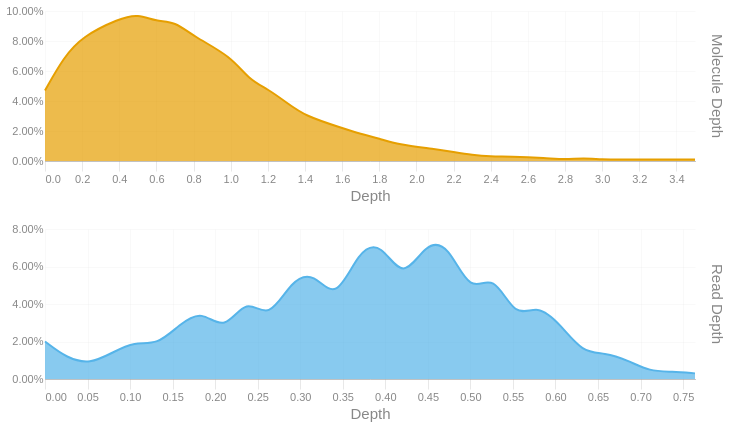

Source (notebook cell):
### Code cell
readdep = depth_hist(tb['Read Depth'], q99, 3)
readdep = readdep.with_columns(pl.lit('Read Depth').alias('Metric'))
if not SKIPLR:
    moldep = depth_hist(tb['Molecule Depth'], mol_q99, 1)
    moldep = moldep.with_columns(pl.lit('Molecule Depth').alias('Metric'))
    _hist = pl.concat([readdep, moldep])
    _hist = _hist.filter(pl.col('Proportion') != 0)
    with SafeRender(_hist):
        (
            alt.Chart(_hist)        
            .mark_area(interpolate = "basis")
            .encode(
                x=alt.X('Bin:Q').scale(domainMin=0).axis(alt.Axis(title='Depth')),
                y = alt.Y('Proportion:Q', title = None).axis(format = '.2%'),
                color = alt.Color('Metric:N').legend(None),
                row = alt.Row("Metric:N").header(title = None, labelOrient = 'right'),
                tooltip = [
                    alt.Tooltip("Metric:N", title = "Metric"),
                    alt.Tooltip('Interval:N', title = "Depth Interval"),
                    alt.Tooltip('Proportion:Q', title = "% Alignments").format('.2%')
                ]
            )
            .resolve_scale(x='independent', y='independent')
            .properties(
                height = 150, width = 650,
                usermeta={'embedOptions': {'downloadFileName': f'{samplename}.depth.hist'}}
            )
        ).display()
else:
    readdep = readdep.filter(pl.col('Proportion') != 0)
    with SafeRender(readdep):
        (
            alt.Chart(readdep)        
            .mark_area(interpolate = "basis")
            .encode(
                x=alt.X('Bin:Q').scale(domainMin=0).axis(alt.Axis(title='Depth')),
                y = alt.Y('Proportion:Q', title = None).axis(format = '.2%'),
                tooltip = [
                    alt.Tooltip('Interval:N', title = "Depth Interval"),
                    alt.Tooltip('Proportion:Q', title = "% Alignments").format('.2%')
                ]
            )
            .properties(
                usermeta={'embedOptions': {'downloadFileName': f'{samplename}.depth.hist'}}
            )
        ).display()

### Figure 1 — Vega-Lite specification as saved in the notebook (floating-point values rounded to 4 significant figures)
{"width": 650, "height": 150, "config": {"title": {"anchor": "start", "dy": -15, "fontSize": 18, "color": "#888888", "subtitleColor": "#888888", "subtitleFontSize": 14}, "arc": {"fill": "#0072B2"}, "axis": {"domainColor": "#888888", "domainWidth": 0.5, "gridWidth": 0.2, "grid": false, "titleFontWeight": 400, "titleFontSize": 15, "labelFontSize": 11, "labelColor": "#888888", "tickColor": "#888888", "tickWidth": 0.2, "titleColor": "#888888"}, "axisBand": {"grid": false}, "axisX": {"grid": true, "tickSize": 10, "domainCap": "round"}, "axisY": {"domain": false, "grid": true, "tickSize": 0, "domainCap": "round"}, "background": "transparent", "header": {"labelFontSize": 15, "labelColor": "#888888", "titleFontSize": 15, "titleFontWeight": 600, "titleColor": "#888888"}, "legend": {"labelFont": "sans-serif", "labelFontSize": 12, "labelColor": "#888888", "symbolSize": 100, "symbolType": "circle", "titleFontSize": 12, "titlePadding": 10, "titleColor": "#888888", "title": null}, "range": {"category": ["#E69F00", "#56B4E9", "#009E73", "#F0E442", "#0072B2", "#D55E00", "#CC79A7", "#000000"], "diverging": ["#cfe8f3", "#a2d4ec", "#73bfe2", "#46abdb", "#1696d2", "#12719e"]}, "area": {"fill": "#0072B2", "fillOpacity": 0.7, "line": true, "strokeOpacity": 0.7}, "line": {"color": "#0072B2", "stroke": "#0072B2", "strokeWidth": 2}, "trail": {"color": "#0072B2", "stroke": "#0072B2", "strokeWidth": 0, "size": 1}, "point": {"filled": true, "fillOpacity": 1.0, "size": 95}, "text": {"color": "#888888", "fontSize": 11, "align": "right", "fontWeight": 400, "size": 11}, "bar": {"fill": "#0072B2", "stroke": null}, "view": {"stroke": null, "continuousWidth": 660, "continuousHeight": 400}}, "data": {"name": "data-1c85ec767d1052625e94150d01580152"}, "mark": {"type": "area", "interpolate": "basis"}, "encoding": {"color": {"field": "Metric", "legend": null, "type": "nominal"}, "row": {"field": "Metric", "header": {"title": null, "labelOrient": "right"}, "type": "nominal"}, "tooltip": [{"field": "Metric", "title": "Metric", "type": "nominal"}, {"field": "Interval", "title": "Depth Interval", "type": "nominal"}, {"field": "Proportion", "format": ".2%", "title": "% Alignments", "type": "quantitative"}], "x": {"axis": {"title": "Depth"}, "field": "Bin", "scale": {"domainMin": 0}, "type": "quantitative"}, "y": {"axis": {"format": ".2%"}, "field": "Proportion", "title": null, "type": "quantitative"}}, "resolve": {"scale": {"x": "independent", "y": "independent"}}, "usermeta": {"embedOptions": {"downloadFileName": "S6_Annis_4790.depth.hist"}}, "$schema": "https://vega.github.io/schema/vega-lite/v6.1.0.json", "datasets": {"data-1c85ec767d1052625e94150d01580152": [{"Bin": 0.0, "Interval": "0.0-0.026", "Proportion": 0.02, "Metric": "Read Depth"}, {"Bin": 0.026, "Interval": "0.026-0.053", "Proportion": 0.011, "Metric": "Read Depth"}, {"Bin": 0.053, "Interval": "0.053-0.079", "Proportion": 0.008, "Metric": "Read Depth"}, {"Bin": 0.079, "Interval": "0.079-0.105", "Proportion": 0.014, "Metric": "Read Depth"}, {"Bin": 0.105, "Interval": "0.105-0.132", "Proportion": 0.02, "Metric": "Read Depth"}, {"Bin": 0.132, "Interval": "0.132-0.158", "Proportion": 0.018, "Metric": "Read Depth"}, {"Bin": 0.158, "Interval": "0.158-0.184", "Proportion": 0.029, "Metric": "Read Depth"}, {"Bin": 0.184, "Interval": "0.184-0.211", "Proportion": 0.037, "Metric": "Read Depth"}, {"Bin": 0.211, "Interval": "0.211-0.237", "Proportion": 0.025, "Metric": "Read Depth"}, {"Bin": 0.237, "Interval": "0.237-0.263", "Proportion": 0.044, "Metric": "Read Depth"}, {"Bin": 0.263, "Interval": "0.263-0.29", "Proportion": 0.031, "Metric": "Read Depth"}, {"Bin": 0.29, "Interval": "0.29-0.316", "Proportion": 0.053, "Metric": "Read Depth"}, {"Bin": 0.316, "Interval": "0.316-0.342", "Proportion": 0.057, "Metric": "Read Depth"}, {"Bin": 0.342, "Interval": "0.342-0.369", "Proportion": 0.041, "Metric": "Read Depth"}, {"Bin": 0.369, "Interval": "0.369-0.395", "Proportion": 0.069, "Metric": "Read Depth"}, {"Bin": 0.395, "Interval": "0.395-0.421", "Proportion": 0.073, "Metric": "Read Depth"}, {"Bin": 0.421, "Interval": "0.421-0.448", "Proportion": 0.052, "Metric": "Read Depth"}, {"Bin": 0.448, "Interval": "0.448-0.474", "Proportion": 0.073, "Metric": "Read Depth"}, {"Bin": 0.474, "Interval": "0.474-0.5", "Proportion": 0.072, "Metric": "Read Depth"}, {"Bin": 0.5, "Interval": "0.5-0.527", "Proportion": 0.045, "Metric": "Read Depth"}, {"Bin": 0.527, "Interval": "0.527-0.553", "Proportion": 0.057, "Metric": "Read Depth"}, {"Bin": 0.553, "Interval": "0.553-0.579", "Proportion": 0.032, "Metric": "Read Depth"}, {"Bin": 0.579, "Interval": "0.579-0.606", "Proportion": 0.04, "Metric": "Read Depth"}, {"Bin": 0.606, "Interval": "0.606-0.632", "Proportion": 0.029, "Metric": "Read Depth"}, {"Bin": 0.632, "Interval": "0.632-0.658", "Proportion": 0.014, "Metric": "Read Depth"}, {"Bin": 0.658, "Interval": "0.658-0.685", "Proportion": 0.014, "Metric": "Read Depth"}, {"Bin": 0.685, "Interval": "0.685-0.711", "Proportion": 0.01, "Metric": "Read Depth"}, {"Bin": 0.711, "Interval": "0.711-0.737", "Proportion": 0.004, "Metric": "Read Depth"}, {"Bin": 0.737, "Interval": "0.737-0.764", "Proportion": 0.004, "Metric": "Read Depth"}, {"Bin": 0.764, "Interval": "0.764-0.79", "Proportion": 0.003, "Metric": "Read Depth"}, {"Bin": 0.0, "Interval": "0.0-0.1", "Proportion": 0.047, "Metric": "Molecule Depth"}, {"Bin": 0.1, "Interval": "0.1-0.2", "Proportion": 0.069, "Metric": "Molecule Depth"}, {"Bin": 0.2, "Interval": "0.2-0.4", "Proportion": 0.083, "Metric": "Molecule Depth"}, {"Bin": 0.4, "Interval": "0.4-0.5", "Proportion": 0.095, "Metric": "Molecule Depth"}, {"Bin": 0.5, "Interval": "0.5-0.6", "Proportion": 0.098, "Metric": "Molecule Depth"}, {"Bin": 0.6, "Interval": "0.6-0.7", "Proportion": 0.093, "Metric": "Molecule Depth"}, {"Bin": 0.7, "Interval": "0.7-0.8", "Proportion": 0.093, "Metric": "Molecule Depth"}, {"Bin": 0.8, "Interval": "0.8-1.0", "Proportion": 0.083, "Metric": "Molecule Depth"}, {"Bin": 1.0, "Interval": "1.0-1.1", "Proportion": 0.07, "Metric": "Molecule Depth"}, {"Bin": 1.1, "Interval": "1.1-1.2", "Proportion": 0.054, "Metric": "Molecule Depth"}, {"Bin": 1.2, "Interval": "1.2-1.3", "Proportion": 0.048, "Metric": "Molecule Depth"}, {"Bin": 1.3, "Interval": "1.3-1.4", "Proportion": 0.039, "Metric": "Molecule Depth"}, {"Bin": 1.4, "Interval": "1.4-1.6", "Proportion": 0.03, "Metric": "Molecule Depth"}, {"Bin": 1.6, "Interval": "1.6-1.7", "Proportion": 0.022, "Metric": "Molecule Depth"}, {"Bin": 1.7, "Interval": "1.7-1.8", "Proportion": 0.018, "Metric": "Molecule Depth"}, {"Bin": 1.8, "Interval": "1.8-1.9", "Proportion": 0.015, "Metric": "Molecule Depth"}, {"Bin": 1.9, "Interval": "1.9-2.1", "Proportion": 0.011, "Metric": "Molecule Depth"}, {"Bin": 2.1, "Interval": "2.1-2.2", "Proportion": 0.008, "Metric": "Molecule Depth"}, {"Bin": 2.2, "Interval": "2.2-2.3", "Proportion": 0.006, "Metric": "Molecule Depth"}, {"Bin": 2.3, "Interval": "2.3-2.4", "Proportion": 0.004, "Metric": "Molecule Depth"}, {"Bin": 2.4, "Interval": "2.4-2.5", "Proportion": 0.003, "Metric": "Molecule Depth"}, {"Bin": 2.5, "Interval": "2.5-2.7", "Proportion": 0.003, "Metric": "Molecule Depth"}, {"Bin": 2.7, "Interval": "2.7-2.8", "Proportion": 0.002, "Metric": "Molecule Depth"}, {"Bin": 2.8, "Interval": "2.8-2.9", "Proportion": 0.001, "Metric": "Molecule Depth"}, {"Bin": 2.9, "Interval": "2.9-3.0", "Proportion": 0.002, "Metric": "Molecule Depth"}, {"Bin": 3.0, "Interval": "3.0-3.1", "Proportion": 0.001, "Metric": "Molecule Depth"}, {"Bin": 3.1, "Interval": "3.1-3.3", "Proportion": 0.001, "Metric": "Molecule Depth"}, {"Bin": 3.3, "Interval": "3.3-3.4", "Proportion": 0.001, "Metric": "Molecule Depth"}, {"Bin": 3.5, "Interval": "3.5-3.62", "Proportion": 0.001, "Metric": "Molecule Depth"}]}}
